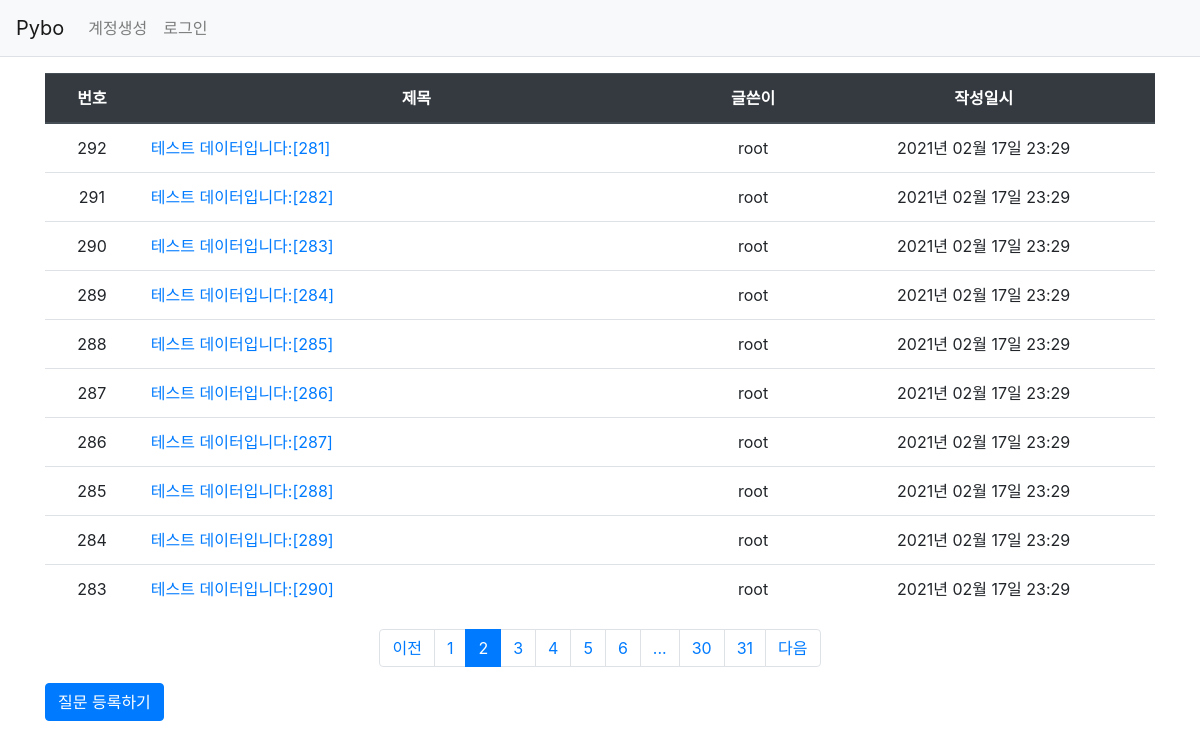
/question/list/?page=2, run on the app's committed database.
### pybo/models.py (models this page shows)
class Question(db.Model):   # 모든 모델의 기본 클래스인 db.Model 상속받음.
    id = db.Column(db.Integer, primary_key=True)
    subject = db.Column(db.String(200), nullable=False)
    content = db.Column(db.Text(), nullable=False)
    create_date = db.Column(db.DateTime(), nullable=False)
    modify_date = db.Column(db.DateTime(), nullable=True)
    user_id = db.Column(db.Integer, db.ForeignKey('user.id', ondelete='CASCADE'), nullable=False)
    user = db.relationship('User', backref=db.backref('question_set'))

class User(db.Model):
    id = db.Column(db.Integer, primary_key=True)    # 자동으로 증가하는 user 모델의 기본 키
    username = db.Column(db.String(150), unique=True, nullable=False)
    password = db.Column(db.String(200), nullable=False)
    email = db.Column(db.String(120), unique=True, nullable=False)

### pybo/views/question_views.py (the view)
@bp.route('/list/')
def _list():
    page = request.args.get('page', type=int, default=1)    # 페이징 기능 구현
    question_list = Question.query.order_by(Question.create_date.desc())
    question_list = question_list.paginate(page, per_page=10)
    return render_template('question/question_list.html', question_list=question_list)

### pybo/filter.py (called while the page is built)
def format_datetime(value, fmt='%Y년 %m월 %d일 %H:%M'):
    return value.strftime(fmt)

### pybo/views/auth_views.py (called while the page is built)
@bp.before_app_request
def load_logged_in_user():
    user_id = session.get('user_id')
    if user_id is None:
        g.user = None
    else:
        g.user = User.query.get(user_id)

### pybo/templates/question/question_list.html (shortened to what this page needs)
{% extends 'base.html' %}
{% block content %}
<div class="container my-3">
    <table class="table">
        <thead>
            <tr class="text-center thead-dark">
                <th>번호</th>
                <th style="width:50%">제목</th>
                <th>글쓴이</th>
                <th>작성일시</th>
            </tr>
        </thead>
        <tbody>
            {% if question_list %}
            {% for question in question_list.items %}
            <tr class="text-center">
                <td>{{ question_list.total - ((question_list.page-1) * question_list.per_page) - loop.index0 }}</td>
                <td class="text-left">
                    <a href="{{url_for('question.detail', question_id=question.id)}}">
                        {{question.subject}}
                    </a>
                </td>
                <td>{{ question.user.username }}</td>
                <td>{{question.create_date|datetime}}</td>
            </tr>
            {% endfor %}
            {% else %}
            <tr>
                <td colspan="3">질문이 없습니다.</td>
            </tr>
            {% endif %}
        </tbody>
    </table>
    <ul class="pagination justify-content-center">
        {% if question_list.has_prev %}
        <li class="page-item">
            <a class="page-link" href="?page={{ question_list.prev_num }}">이전</a>
        </li>
        {% else %}
        <li class="page-item disabled">
            <a class="page-link" tabindex="-1" aria-disabled="true" href="#">이전</a>
        </li>
        {% endif %}
        {% for page_num in question_list.iter_pages() %}
            {% if page_num %}
                {% if page_num != question_list.page %}
                <li class="page-item">
                    <a class="page-link" href="?page={{ page_num }}">{{ page_num }}</a>
                </li>
                {% else %}
                <li class="page-item active" aria-current="page">
                    <a class="page-link" href="#">{{ page_num }}</a>
                </li>
                {% endif %}
            {% else %}
                <li class="disabled">
                    <a class="page-link" href="#">...</a>
                </li>
            {% endif %}
        {% endfor %}
        {% if question_list.has_next %}
        <li class="page-item">
            <a class="page-link" href="?page={{ question_list.next_num }}">다음</a>
        </li>
        {% else %}
        <li class="page-item disabled">
            <a class="page-link" tabindex="-1" aria-disabled="true" href="#">다음</a>
        </li>
        {% endif %}
    </ul>
    <a href = "{{ url_for('question.create') }}" class="btn btn-primary">질문 등록하기</a>
</div>
{% endblock %}

### data on the page
Question: total "292", subject "테스트 데이터입니다:[281]", user.username "root", create_date "2021년 02월 17일 23:29"
Question: total "291", subject "테스트 데이터입니다:[282]", user.username "root", create_date "2021년 02월 17일 23:29"
Question: total "290", subject "테스트 데이터입니다:[283]", user.username "root", create_date "2021년 02월 17일 23:29"
Question: id "289", subject "테스트 데이터입니다:[284]", user.username "root", create_date "2021년 02월 17일 23:29"
Question: total "288", subject "테스트 데이터입니다:[285]", user.username "root", create_date "2021년 02월 17일 23:29"
Question: total "287", subject "테스트 데이터입니다:[286]", user.username "root", create_date "2021년 02월 17일 23:29"
Question: total "286", subject "테스트 데이터입니다:[287]", user.username "root", create_date "2021년 02월 17일 23:29"
Question: total "285", subject "테스트 데이터입니다:[288]", user.username "root", create_date "2021년 02월 17일 23:29"
Question: total "284", subject "테스트 데이터입니다:[289]", user.username "root", create_date "2021년 02월 17일 23:29"
Question: total "283", subject "테스트 데이터입니다:[290]", user.username "root", create_date "2021년 02월 17일 23:29"

### other printed values
{{ page_num }} "1" "3" "4" "5" "6" "30" "31"
{{ page_num }} "2"
